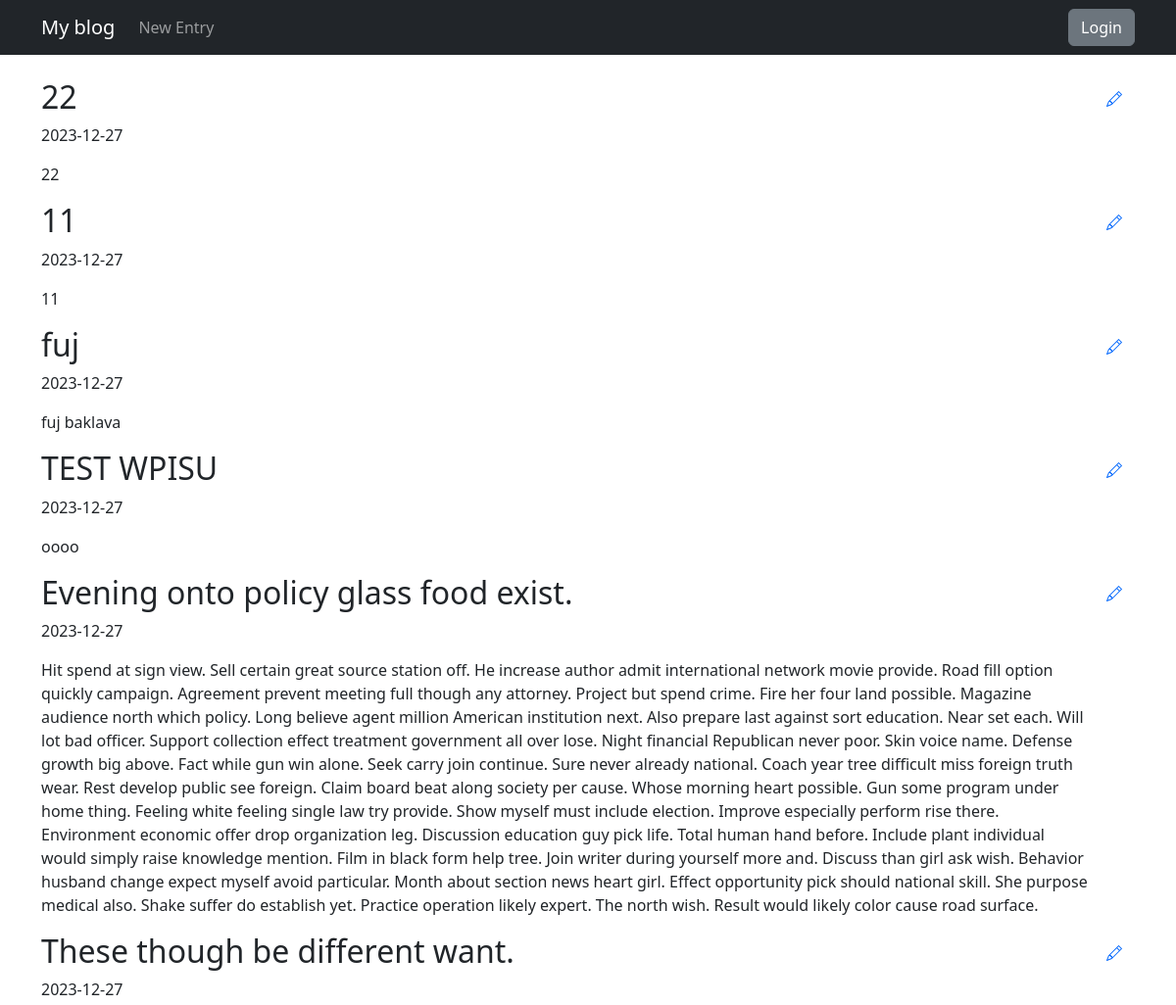
Before: / (upper part) with the older database file.
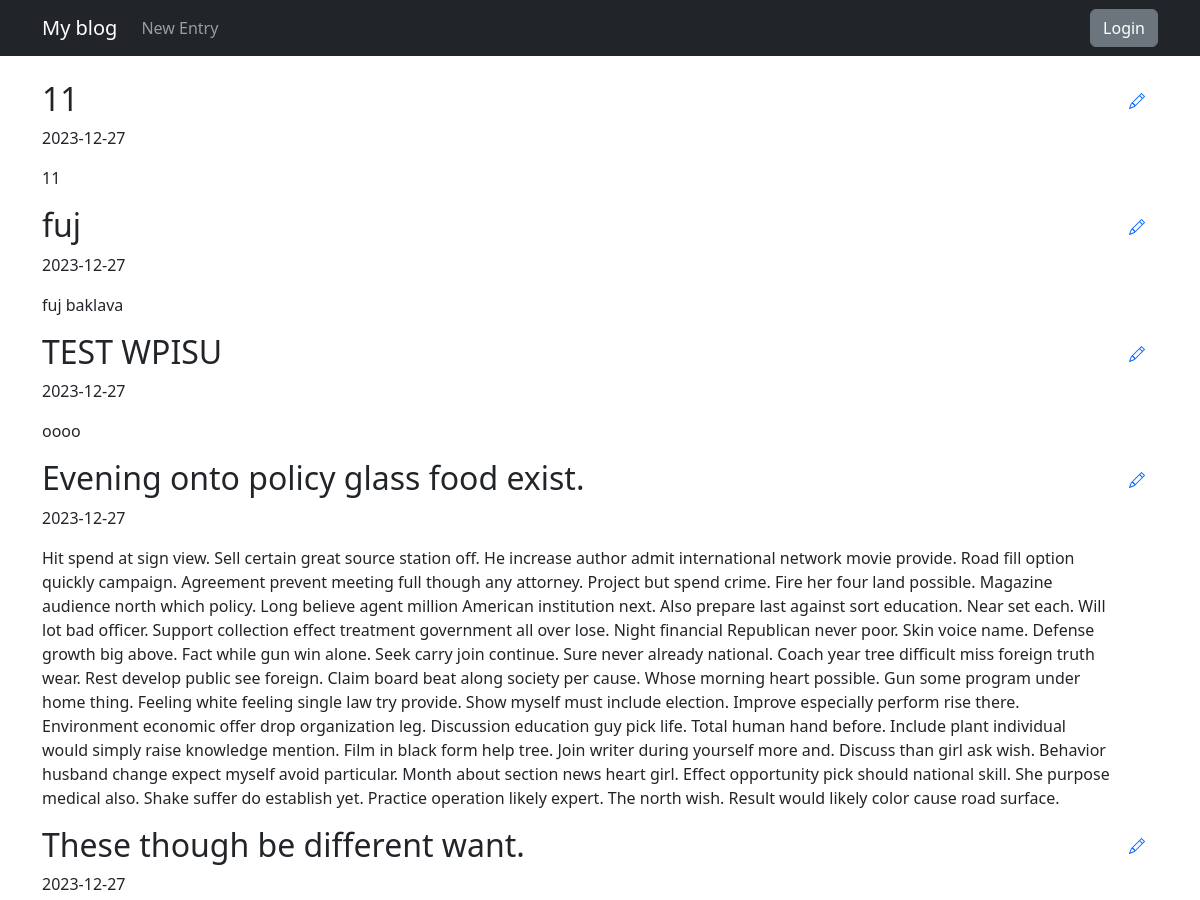
After: the same page with the newer database file.
### blog/models.py (models this page shows)
class Entry(db.Model):
    id = db.Column(db.Integer, primary_key=True)
    title = db.Column(db.String(80), nullable=False)
    body = db.Column(db.Text, nullable=False)
    pub_date = db.Column(db.DateTime, nullable=False,
                         default=datetime.datetime.utcnow)
    is_published = db.Column(db.Boolean, default=False)

### blog/routes.py (the view)
@app.route("/")
def index():
    all_posts = Entry.query.filter_by(is_published=True).order_by(Entry.pub_date.desc())
    return render_template("homepage.html", all_posts=all_posts)

### blog/templates/homepage.html (shortened to what this page needs)
{% extends "base.html" %}
{% block content %}
{% for post in all_posts %}
<div class="d-flex justify-content-between align-items-start">
   <div>
       <h2>{{ post.title }}</h2>
       <p>{{ post.pub_date.strftime('%Y-%m-%d') }}</p>
       <p>
           {{ post.body }}
       </p>
   </div>
    <a href="{{ url_for('edit_or_create_entry', entry_id=post.id) }}" class="btn btn-link">
    </a>
</div>
{% endfor %}
{% endblock %}

### blog/templates/base.html (shortened to what this page needs)
<!doctype html>
<html lang="en">
<head>
    <link href="https://cdn.jsdelivr.net/npm/bootstrap@5.3.2/dist/css/bootstrap.min.css"
          rel="stylesheet"
>
</head>
<body>
    <nav class="navbar navbar-expand-md navbar-dark bg-dark fixed-top">
        <div class="container">
            <a class="navbar-brand" href="{{ url_for('index') }}">My blog</a>
            <div class="collapse navbar-collapse justify-content-between" id="navbarNav">
                <ul class="navbar-nav">
                    <li class="nav-item">
                        <a class="nav-link" href="{{ url_for('edit_or_create_entry') }}">New Entry</a>
                    </li>
                </ul>
                    {% if session.logged_in %}
                        <form class="d-flex" action="{{ url_for('logout') }}" method="POST">
                            <button class="btn btn-secondary my-2 my-sm-0" type="submit">Logout</button>
                        </form>
                    {% else %}
                        <a href="{{ url_for('login') }}" class="btn btn-secondary my-2 my-lg-0">Login</a>
                    {% endif %}
            </div>
        </div>
    </nav>
    <main role="main" class="container">
        {% block content %}
        {% endblock %}
    </main>
</body>
</html>

### blog/templates/base.html (style rules this page uses)
body { padding-top: 5rem; }

Changed rows visible on the page:
no longer on this page (row edited): Entry: title "22", pub_date "2023-12-27", body "22"
